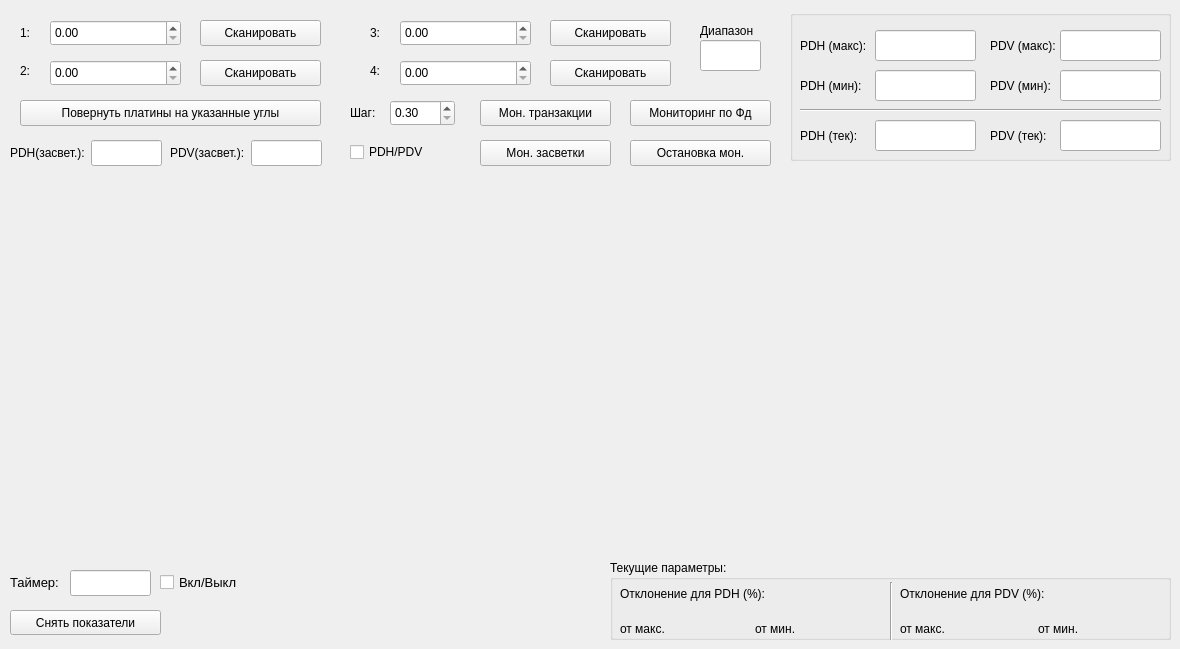
    <widget class="QWidget" name="tab_2">
     <attribute name="title">
      <string>Мониторинг</string>
     </attribute>
     <widget class="QCustomPlot" name="graph" native="true">
      <property name="geometry">
       <rect>
        <x>10</x>
        <y>180</y>
        <width>1161</width>
        <height>381</height>
       </rect>
      </property>
      <widget class="QLabel" name="imageLabel">
       <property name="geometry">
        <rect>
         <x>990</x>
         <y>10</y>
         <width>101</width>
         <height>41</height>
        </rect>
       </property>
       <property name="text">
        <string/>
       </property>
      </widget>
     </widget>
     <widget class="QPushButton" name="ScanAngles1">
      <property name="geometry">
       <rect>
        <x>200</x>
        <y>20</y>
        <width>121</width>
        <height>26</height>
       </rect>
      </property>
      <property name="text">
       <string>Сканировать</string>
      </property>
     </widget>
     <widget class="QLabel" name="label">
      <property name="geometry">
       <rect>
        <x>20</x>
        <y>20</y>
        <width>16</width>
        <height>26</height>
       </rect>
      </property>
      <property name="font">
       <font>
        <pointsize>9</pointsize>
       </font>
      </property>
      <property name="text">
       <string>1:</string>
      </property>
     </widget>
     <widget class="QPushButton" name="ScanAngles2">
      <property name="geometry">
       <rect>
        <x>200</x>
        <y>60</y>
        <width>121</width>
        <height>26</height>
       </rect>
      </property>
      <property name="text">
       <string>Сканировать</string>
      </property>
     </widget>
     <widget class="QPushButton" name="ScanAngles3">
      <property name="geometry">
       <rect>
        <x>550</x>
        <y>20</y>
        <width>121</width>
        <height>26</height>
       </rect>
      </property>
      <property name="text">
       <string>Сканировать</string>
      </property>
     </widget>
     <widget class="QPushButton" name="ScanAngles4">
      <property name="geometry">
       <rect>
        <x>550</x>
        <y>60</y>
        <width>121</width>
        <height>26</height>
       </rect>
      </property>
      <property name="text">
       <string>Сканировать</string>
      </property>
     </widget>
     <widget class="QLabel" name="label_2">
      <property name="geometry">
       <rect>
        <x>20</x>
        <y>63</y>
        <width>16</width>
        <height>16</height>
       </rect>
      </property>
      <property name="font">
       <font>
        <pointsize>9</pointsize>
       </font>
      </property>
      <property name="text">
       <string>2:</string>
      </property>
     </widget>
     <widget class="QLabel" name="label_3">
      <property name="geometry">
       <rect>
        <x>370</x>
        <y>25</y>
        <width>16</width>
        <height>16</height>
       </rect>
      </property>
      <property name="font">
       <font>
        <pointsize>9</pointsize>
       </font>
      </property>
      <property name="text">
       <string>3:</string>
      </property>
     </widget>
     <widget class="QLabel" name="label_4">
      <property name="geometry">
       <rect>
        <x>370</x>
        <y>63</y>
        <width>16</width>
        <height>16</height>
       </rect>
      </property>
      <property name="font">
       <font>
        <pointsize>9</pointsize>
       </font>
      </property>
      <property name="text">
       <string>4:</string>
      </property>
     </widget>
     <widget class="QGroupBox" name="groupBox">
      <property name="geometry">
       <rect>
        <x>790</x>
        <y>10</y>
        <width>381</width>
        <height>151</height>
       </rect>
      </property>
      <property name="title">
       <string/>
      </property>
      <widget class="QLabel" name="label_5">
       <property name="geometry">
        <rect>
         <x>10</x>
         <y>20</y>
         <width>71</width>
         <height>31</height>
        </rect>
       </property>
       <property name="font">
        <font>
         <pointsize>9</pointsize>
        </font>
       </property>
       <property name="text">
        <string>PDH (макс):</string>
       </property>
      </widget>
      <widget class="QLabel" name="label_6">
       <property name="geometry">
        <rect>
         <x>10</x>
         <y>60</y>
         <width>71</width>
         <height>31</height>
        </rect>
       </property>
       <property name="font">
        <font>
         <pointsize>9</pointsize>
        </font>
       </property>
       <property name="text">
        <string>PDH (мин):</string>
       </property>
      </widget>
      <widget class="QLabel" name="label_7">
       <property name="geometry">
        <rect>
         <x>200</x>
         <y>20</y>
         <width>71</width>
         <height>31</height>
        </rect>
       </property>
       <property name="font">
        <font>
         <pointsize>9</pointsize>
        </font>
       </property>
       <property name="text">
        <string>PDV (макс):</string>
       </property>
      </widget>
      <widget class="QLineEdit" name="PDH_max">
       <property name="geometry">
        <rect>
         <x>85</x>
         <y>20</y>
         <width>101</width>
         <height>31</height>
        </rect>
       </property>
      </widget>
      <widget class="QLineEdit" name="PDH_min">
       <property name="geometry">
        <rect>
         <x>85</x>
         <y>60</y>
         <width>101</width>
         <height>31</height>
        </rect>
       </property>
      </widget>
      <widget class="QLabel" name="label_9">
       <property name="geometry">
        <rect>
         <x>200</x>
         <y>60</y>
         <width>71</width>
         <height>31</height>
        </rect>
       </property>
       <property name="font">
        <font>
         <pointsize>9</pointsize>
        </font>
       </property>
       <property name="text">
        <string>PDV (мин):</string>
       </property>
      </widget>
      <widget class="QLineEdit" name="PDV_max">
       <property name="geometry">
        <rect>
         <x>270</x>
         <y>20</y>
         <width>101</width>
         <height>31</height>
        </rect>
       </property>
       <property name="font">
        <font>
         <pointsize>9</pointsize>
        </font>
       </property>
      </widget>
      <widget class="QLineEdit" name="PDV_min">
       <property name="geometry">
        <rect>
         <x>270</x>
         <y>60</y>
         <width>101</width>
         <height>31</height>
        </rect>
       </property>
      </widget>
      <widget class="QLabel" name="label_10">
       <property name="geometry">
        <rect>
         <x>10</x>
         <y>110</y>
         <width>71</width>
         <height>31</height>
        </rect>
       </property>
       <property name="font">
        <font>
         <pointsize>9</pointsize>
        </font>
       </property>
       <property name="text">
        <string>PDH (тек):</string>
       </property>
      </widget>
      <widget class="QLabel" name="label_63">
       <property name="geometry">
        <rect>
         <x>200</x>
         <y>110</y>
         <width>71</width>
         <height>31</height>
        </rect>
       </property>
       <property name="font">
        <font>
         <pointsize>9</pointsize>
        </font>
       </property>
       <property name="text">
        <string>PDV (тек):</string>
       </property>
      </widget>
      <widget class="QLineEdit" name="Cur_PDH">
       <property name="geometry">
        <rect>
         <x>85</x>
         <y>110</y>
         <width>101</width>
         <height>31</height>
        </rect>
       </property>
      </widget>
      <widget class="QLineEdit" name="Cur_PDV">
       <property name="geometry">
        <rect>
         <x>270</x>
         <y>110</y>
         <width>101</width>
         <height>31</height>
        </rect>
       </property>
      </widget>
      <widget class="Line" name="line_4">
       <property name="geometry">
        <rect>
         <x>10</x>
         <y>90</y>
         <width>361</width>
         <height>20</height>
        </rect>
       </property>
       <property name="orientation">
        <enum>Qt::Horizontal</enum>
       </property>
      </widget>
     </widget>
     <widget class="QPushButton" name="MonitoringPD">
      <property name="geometry">
       <rect>
        <x>630</x>
        <y>100</y>
        <width>141</width>
        <height>26</height>
       </rect>
      </property>
      <property name="text">
       <string>Мониторинг по Фд</string>
      </property>
     </widget>
     <widget class="QPushButton" name="Stop_monitoring">
      <property name="geometry">
       <rect>
        <x>630</x>
        <y>140</y>
        <width>141</width>
        <height>26</height>
       </rect>
      </property>
      <property name="text">
       <string>Остановка мон.</string>
      </property>
     </widget>
     <widget class="QPushButton" name="RotateAngles">
      <property name="geometry">
       <rect>
        <x>20</x>
        <y>100</y>
        <width>301</width>
        <height>26</height>
       </rect>
      </property>
      <property name="text">
       <string>Повернуть платины на указанные углы</string>
      </property>
     </widget>
     <widget class="QLineEdit" name="Nos_PDH">
      <property name="geometry">
       <rect>
        <x>91</x>
        <y>140</y>
        <width>71</width>
        <height>26</height>
       </rect>
      </property>
     </widget>
     <widget class="QLineEdit" name="Nos_PDV">
      <property name="geometry">
       <rect>
        <x>251</x>
        <y>140</y>
        <width>71</width>
        <height>26</height>
       </rect>
      </property>
     </widget>
     <widget class="QLabel" name="label_23">
      <property name="geometry">
       <rect>
        <x>10</x>
        <y>140</y>
        <width>81</width>
        <height>26</height>
       </rect>
      </property>
      <property name="font">
       <font>
        <pointsize>9</pointsize>
       </font>
      </property>
      <property name="text">
       <string>PDН(засвет.):</string>
      </property>
     </widget>
     <widget class="QPushButton" name="MonitorNoises">
      <property name="geometry">
       <rect>
        <x>480</x>
        <y>140</y>
        <width>131</width>
        <height>26</height>
       </rect>
      </property>
      <property name="text">
       <string>Мон. засветки</string>
      </property>
     </widget>
     <widget class="QPushButton" name="MonitoringSend">
      <property name="geometry">
       <rect>
        <x>480</x>
        <y>100</y>
        <width>131</width>
        <height>26</height>
       </rect>
      </property>
      <property name="text">
       <string>Мон. транзакции</string>
      </property>
     </widget>
     <widget class="QLabel" name="label_25">
      <property name="geometry">
       <rect>
        <x>350</x>
        <y>100</y>
        <width>31</width>
        <height>26</height>
       </rect>
      </property>
      <property name="font">
       <font>
        <pointsize>9</pointsize>
       </font>
      </property>
      <property name="text">
       <string>Шаг:</string>
      </property>
     </widget>
     <widget class="QDoubleSpinBox" name="Step_scan">
      <property name="geometry">
       <rect>
        <x>390</x>
        <y>100</y>
        <width>65</width>
        <height>26</height>
       </rect>
      </property>
      <property name="minimum">
       <double>0.300000000000000</double>
      </property>
      <property name="maximum">
       <double>3.000000000000000</double>
      </property>
      <property name="singleStep">
       <double>0.300000000000000</double>
      </property>
      <property name="stepType">
       <enum>QAbstractSpinBox::DefaultStepType</enum>
      </property>
     </widget>
     <widget class="QLineEdit" name="Interval">
      <property name="geometry">
       <rect>
        <x>700</x>
        <y>40</y>
        <width>61</width>
        <height>31</height>
       </rect>
      </property>
      <property name="maxLength">
       <number>3</number>
      </property>
     </widget>
     <widget class="QPushButton" name="Test_monitor">
      <property name="geometry">
       <rect>
        <x>10</x>
        <y>610</y>
        <width>151</width>
        <height>25</height>
       </rect>
      </property>
      <property name="text">
       <string>Снять показатели</string>
      </property>
     </widget>
     <widget class="QLabel" name="label_24">
      <property name="geometry">
       <rect>
        <x>170</x>
        <y>140</y>
        <width>81</width>
        <height>26</height>
       </rect>
      </property>
      <property name="font">
       <font>
        <pointsize>9</pointsize>
       </font>
      </property>
      <property name="text">
       <string>PDV(засвет.):</string>
      </property>
     </widget>
     <widget class="QCheckBox" name="PD_Check">
      <property name="geometry">
       <rect>
        <x>350</x>
        <y>140</y>
        <width>91</width>
        <height>24</height>
       </rect>
      </property>
      <property name="font">
       <font>
        <pointsize>9</pointsize>
       </font>
      </property>
      <property name="text">
       <string>PDH/PDV</string>
      </property>
      <property name="checked">
       <bool>false</bool>
      </property>
     </widget>
     <widget class="QLabel" name="label_26">
      <property name="geometry">
       <rect>
        <x>700</x>
        <y>20</y>
        <width>71</width>
        <height>21</height>
       </rect>
      </property>
      <property name="font">
       <font>
        <pointsize>9</pointsize>
       </font>
      </property>
      <property name="text">
       <string>Диапазон</string>
      </property>
     </widget>
     <widget class="QLabel" name="label_27">
      <property name="geometry">
       <rect>
        <x>10</x>
        <y>570</y>
        <width>81</width>
        <height>26</height>
       </rect>
      </property>
      <property name="font">
       <font>
        <pointsize>10</pointsize>
       </font>
      </property>
      <property name="text">
       <string>&lt;html&gt;&lt;head/&gt;&lt;body&gt;&lt;p&gt;Таймер:&lt;/p&gt;&lt;/body&gt;&lt;/html&gt;</string>
      </property>
     </widget>
     <widget class="QDoubleSpinBox" name="Angles1">
      <property name="geometry">
       <rect>
        <x>50</x>
        <y>20</y>
        <width>131</width>
        <height>26</height>
       </rect>
      </property>
      <property name="minimum">
       <double>0.000000000000000</double>
      </property>
      <property name="maximum">
       <double>360.000000000000000</double>
      </property>
      <property name="singleStep">
       <double>0.300000000000000</double>
      </property>
      <property name="stepType">
       <enum>QAbstractSpinBox::DefaultStepType</enum>
      </property>
      <property name="value">
       <double>0.000000000000000</double>
      </property>
     </widget>
     <widget class="QDoubleSpinBox" name="Angles3">
      <property name="geometry">
       <rect>
        <x>400</x>
        <y>20</y>
        <width>131</width>
        <height>26</height>
       </rect>
      </property>
      <property name="minimum">
       <double>0.000000000000000</double>
      </property>
      <property name="maximum">
       <double>360.000000000000000</double>
      </property>
      <property name="singleStep">
       <double>0.300000000000000</double>
      </property>
      <property name="stepType">
       <enum>QAbstractSpinBox::DefaultStepType</enum>
      </property>
      <property name="value">
       <double>0.000000000000000</double>
      </property>
     </widget>
     <widget class="QDoubleSpinBox" name="Angles2">
      <property name="geometry">
       <rect>
        <x>50</x>
        <y>60</y>
        <width>131</width>
        <height>26</height>
       </rect>
      </property>
      <property name="minimum">
       <double>0.000000000000000</double>
      </property>
      <property name="maximum">
       <double>360.000000000000000</double>
      </property>
      <property name="singleStep">
       <double>0.300000000000000</double>
      </property>
      <property name="stepType">
       <enum>QAbstractSpinBox::DefaultStepType</enum>
      </property>
      <property name="value">
       <double>0.000000000000000</double>
      </property>
     </widget>
     <widget class="QDoubleSpinBox" name="Angles4">
      <property name="geometry">
       <rect>
        <x>400</x>
        <y>60</y>
        <width>131</width>
        <height>26</height>
       </rect>
      </property>
      <property name="minimum">
       <double>0.000000000000000</double>
      </property>
      <property name="maximum">
       <double>360.000000000000000</double>
      </property>
      <property name="singleStep">
       <double>0.300000000000000</double>
      </property>
      <property name="stepType">
       <enum>QAbstractSpinBox::DefaultStepType</enum>
      </property>
      <property name="value">
       <double>0.000000000000000</double>
      </property>
     </widget>
     <widget class="QLineEdit" name="Timer_">
      <property name="geometry">
       <rect>
        <x>70</x>
        <y>570</y>
        <width>81</width>
        <height>26</height>
       </rect>
      </property>
     </widget>
     <widget class="QCheckBox" name="timer_check">
      <property name="geometry">
       <rect>
        <x>160</x>
        <y>570</y>
        <width>81</width>
        <height>24</height>
       </rect>
      </property>
      <property name="font">
       <font>
        <pointsize>10</pointsize>
       </font>
      </property>
      <property name="text">
       <string>Вкл/Выкл</string>
      </property>
      <property name="checked">
       <bool>false</bool>
      </property>
     </widget>
     <widget class="QGroupBox" name="groupBox_6">
      <property name="geometry">
       <rect>
        <x>610</x>
        <y>560</y>
        <width>561</width>
        <height>80</height>
       </rect>
      </property>
      <property name="title">
       <string>Текущие параметры:</string>
      </property>
      <widget class="QLabel" name="label_32">
       <property name="geometry">
        <rect>
         <x>10</x>
         <y>25</y>
         <width>191</width>
         <height>18</height>
        </rect>
       </property>
       <property name="text">
        <string>Отклонение для PDH (%):</string>
       </property>
      </widget>
      <widget class="QLabel" name="label_33">
       <property name="geometry">
        <rect>
         <x>290</x>
         <y>25</y>
         <width>181</width>
         <height>18</height>
        </rect>
       </property>
       <property name="text">
        <string>Отклонение для PDV (%):</string>
       </property>
      </widget>
      <widget class="QLabel" name="label_34">
       <property name="geometry">
        <rect>
         <x>10</x>
         <y>60</y>
         <width>61</width>
         <height>18</height>
        </rect>
       </property>
       <property name="text">
        <string>от макс.</string>
       </property>
      </widget>
      <widget class="QLabel" name="label_35">
       <property name="geometry">
        <rect>
         <x>290</x>
         <y>60</y>
         <width>61</width>
         <height>18</height>
        </rect>
       </property>
       <property name="text">
        <string>от макс.</string>
       </property>
      </widget>
      <widget class="QLabel" name="label_36">
       <property name="geometry">
        <rect>
         <x>145</x>
         <y>60</y>
         <width>51</width>
         <height>18</height>
        </rect>
       </property>
       <property name="text">
        <string>от мин.</string>
       </property>
      </widget>
      <widget class="QLabel" name="label_37">
       <property name="geometry">
        <rect>
         <x>428</x>
         <y>60</y>
         <width>51</width>
         <height>18</height>
        </rect>
       </property>
       <property name="text">
        <string>от мин.</string>
       </property>
      </widget>
      <widget class="QLabel" name="max_PDH">
       <property name="geometry">
        <rect>
         <x>70</x>
         <y>60</y>
         <width>71</width>
         <height>18</height>
        </rect>
       </property>
       <property name="text">
        <string/>
       </property>
      </widget>
      <widget class="QLabel" name="min_PDH">
       <property name="geometry">
        <rect>
         <x>200</x>
         <y>60</y>
         <width>71</width>
         <height>18</height>
        </rect>
       </property>
       <property name="text">
        <string/>
       </property>
      </widget>
      <widget class="QLabel" name="min_PDV">
       <property name="geometry">
        <rect>
         <x>483</x>
         <y>60</y>
         <width>71</width>
         <height>18</height>
        </rect>
       </property>
       <property name="text">
        <string/>
       </property>
      </widget>
      <widget class="QLabel" name="max_PDV">
       <property name="geometry">
        <rect>
         <x>350</x>
         <y>60</y>
         <width>71</width>
         <height>18</height>
        </rect>
       </property>
       <property name="text">
        <string/>
       </property>
      </widget>
      <widget class="Line" name="line_5">
       <property name="geometry">
        <rect>
         <x>280</x>
         <y>22</y>
         <width>3</width>
         <height>61</height>
        </rect>
       </property>
       <property name="orientation">
        <enum>Qt::Vertical</enum>
       </property>
      </widget>
     </widget>
    </widget>
